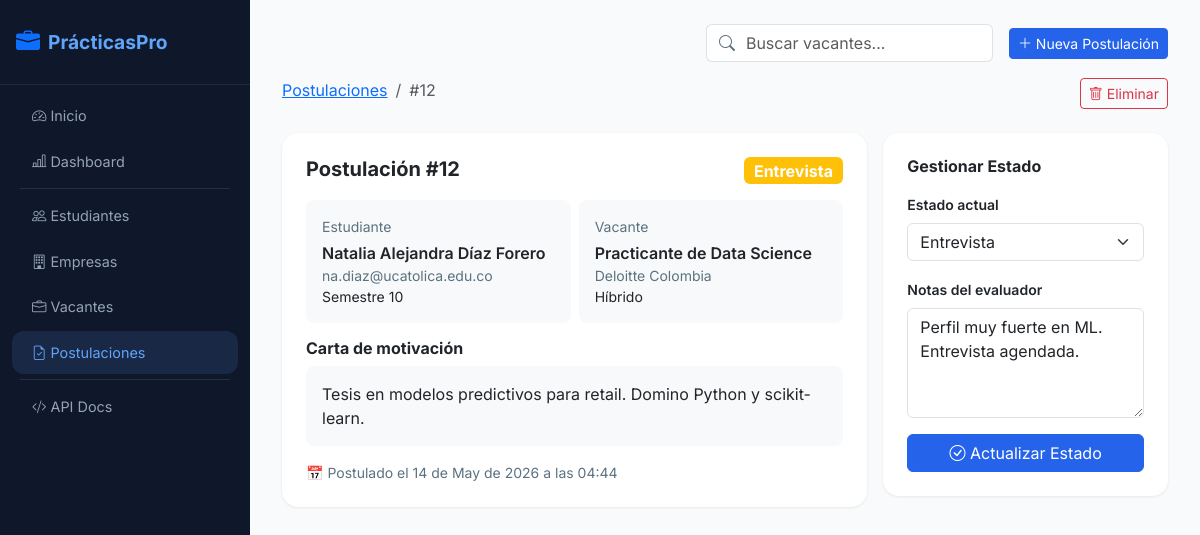
The app's page /postulaciones/12 with its own data.
### app/models/models.py (models this page shows)
class Postulacion(Base):
    __tablename__ = "postulaciones"
    id              = Column(Integer, primary_key=True, index=True)
    estudiante_id   = Column(Integer, ForeignKey("estudiantes.id"), nullable=False)
    vacante_id      = Column(Integer, ForeignKey("vacantes.id"), nullable=False)
    estado          = Column(SAEnum(EstadoPostulacionEnum), default=EstadoPostulacionEnum.pendiente)
    carta_motivacion = Column(Text)
    notas_evaluador  = Column(Text)
    fecha_postulacion = Column(DateTime, default=datetime.utcnow)
    updated_at       = Column(DateTime, default=datetime.utcnow, onupdate=datetime.utcnow)
    estudiante  = relationship("Estudiante", back_populates="postulaciones")
    vacante     = relationship("Vacante", back_populates="postulaciones")

class Estudiante(Base):
    __tablename__ = "estudiantes"
    id           = Column(Integer, primary_key=True, index=True)
    nombre       = Column(String(100), nullable=False)
    correo       = Column(String(150), unique=True, nullable=False, index=True)
    semestre     = Column(Integer, nullable=False)
    programa     = Column(String(100), default="Ingeniería de Sistemas")
    telefono     = Column(String(20))
    ciudad       = Column(String(80), default="Bogotá")
    foto_perfil  = Column(String(500))
    hoja_vida    = Column(String(500))   # PDF en Cloudinary
    activo       = Column(Boolean, default=True)
    created_at   = Column(DateTime, default=datetime.utcnow)
    updated_at   = Column(DateTime, default=datetime.utcnow, onupdate=datetime.utcnow)
    postulaciones = relationship("Postulacion", back_populates="estudiante", cascade="all, delete-orphan")

class Vacante(Base):
    __tablename__ = "vacantes"
    id           = Column(Integer, primary_key=True, index=True)
    titulo       = Column(String(150), nullable=False, index=True)
    descripcion  = Column(Text, nullable=False)
    requisitos   = Column(Text)
    salario      = Column(Numeric(12, 2))
    modalidad    = Column(SAEnum(ModalidadEnum), nullable=False)
    duracion_meses = Column(Integer, default=6)
    cupos        = Column(Integer, default=1)
    activa       = Column(Boolean, default=True)
    empresa_id   = Column(Integer, ForeignKey("empresas.id"), nullable=False)
    created_at   = Column(DateTime, default=datetime.utcnow)
    updated_at   = Column(DateTime, default=datetime.utcnow, onupdate=datetime.utcnow)
    empresa      = relationship("Empresa", back_populates="vacantes")
    postulaciones = relationship("Postulacion", back_populates="vacante", cascade="all, delete-orphan")

class Empresa(Base):
    __tablename__ = "empresas"
    id          = Column(Integer, primary_key=True, index=True)
    nombre      = Column(String(150), nullable=False, index=True)
    nit         = Column(String(20), unique=True, nullable=False)
    sector      = Column(SAEnum(SectorEnum), nullable=False)
    ciudad      = Column(String(80), nullable=False)
    direccion   = Column(String(200))
    sitio_web   = Column(String(200))
    descripcion = Column(Text)
    logo        = Column(String(500))   # URL Cloudinary
    contacto_nombre = Column(String(100))
    contacto_email  = Column(String(150))
    activo      = Column(Boolean, default=True)
    created_at  = Column(DateTime, default=datetime.utcnow)
    updated_at  = Column(DateTime, default=datetime.utcnow, onupdate=datetime.utcnow)
    vacantes    = relationship("Vacante", back_populates="empresa", cascade="all, delete-orphan")

### app/routers/postulaciones.py (the view)
@router.get("/{id}", response_class=HTMLResponse)
async def detalle_postulacion(request: Request, id: int, db: Session = Depends(get_db)):
    p = PostulacionRepository.obtener(db, id)
    if not p:
        raise HTTPException(status_code=404)
    return templates.TemplateResponse("postulaciones/detalle.html", {
        "request": request, "postulacion": p, "estados": ESTADOS,
    })

### app/templates/postulaciones/detalle.html (shortened to what this page needs)
{% extends "partials/base.html" %}
{% block content %}
<div class="d-flex justify-content-between mb-4">
  <nav aria-label="breadcrumb">
    <ol class="breadcrumb mb-1"><li class="breadcrumb-item"><a href="/postulaciones/">Postulaciones</a></li>
    <li class="breadcrumb-item active">#{{ postulacion.id }}</li></ol>
  </nav>
  <form method="post" action="/postulaciones/{{ postulacion.id }}/eliminar"
        onsubmit="return confirm('¿Eliminar esta postulación?')">
    <button type="submit" class="btn btn-outline-danger btn-sm"><i class="bi bi-trash"></i> Eliminar</button>
  </form>
</div>
<div class="row g-3">
  <div class="col-md-8">
    <div class="card p-4 mb-3">
      {% set ec = {'Pendiente':'secondary','En Revisión':'info','Entrevista':'warning','Aceptado':'success','Rechazado':'danger'} %}
      <div class="d-flex justify-content-between align-items-start mb-3">
        <h5 class="fw-bold mb-0">Postulación #{{ postulacion.id }}</h5>
        <span class="badge bg-{{ ec.get(postulacion.estado.value, 'secondary') }} fs-6">
          {{ postulacion.estado.value }}
        </span>
      </div>
      <div class="row g-2 mb-3">
        <div class="col-md-6">
          <div class="p-3 bg-light rounded-3">
            <div class="small text-muted mb-1">Estudiante</div>
            {% if postulacion.estudiante %}
            <div class="fw-semibold">{{ postulacion.estudiante.nombre }}</div>
            <div class="text-muted small">{{ postulacion.estudiante.correo }}</div>
            <div class="small">Semestre {{ postulacion.estudiante.semestre }}</div>
            {% endif %}
          </div>
        </div>
        <div class="col-md-6">
          <div class="p-3 bg-light rounded-3">
            <div class="small text-muted mb-1">Vacante</div>
            {% if postulacion.vacante %}
            <div class="fw-semibold">{{ postulacion.vacante.titulo }}</div>
            <div class="small text-muted">{{ postulacion.vacante.empresa.nombre if postulacion.vacante.empresa else '' }}</div>
            <div class="small">{{ postulacion.vacante.modalidad.value }}</div>
            {% endif %}
          </div>
        </div>
      </div>
      {% if postulacion.carta_motivacion %}
      <h6 class="fw-bold">Carta de motivación</h6>
      <p class="bg-light p-3 rounded-3">{{ postulacion.carta_motivacion }}</p>
      {% endif %}
      <div class="text-muted small">
        📅 Postulado el {{ postulacion.fecha_postulacion.strftime('%d de %B de %Y a las %H:%M') }}
      </div>
    </div>
  </div>
  <div class="col-md-4">
    <div class="card p-4">
      <h6 class="fw-bold mb-3">Gestionar Estado</h6>
      <form method="post" action="/postulaciones/{{ postulacion.id }}/estado">
        <div class="mb-3">
          <label class="form-label small fw-semibold">Estado actual</label>
          <select name="estado" class="form-select">
            {% for e in estados %}
            <option value="{{ e }}" {{ 'selected' if postulacion.estado.value == e else '' }}>{{ e }}</option>
            {% endfor %}
          </select>
        </div>
        <div class="mb-3">
          <label class="form-label small fw-semibold">Notas del evaluador</label>
          <textarea name="notas_evaluador" class="form-control" rows="4"
                    placeholder="Observaciones, feedback, próximos pasos...">{{ postulacion.notas_evaluador or '' }}</textarea>
        </div>
        <button type="submit" class="btn btn-primary w-100">
          <i class="bi bi-check-circle"></i> Actualizar Estado
        </button>
      </form>
    </div>
  </div>
</div>
{% endblock %}

### app/static/css/custom.css (style rules this page uses)
:root { --pp-primary: #2563eb; --pp-secondary: #6d28d9; --pp-surface: #ffffff; --pp-surface-alt: #f8fbff; --pp-text: #0f172a; --pp-muted: #64748b; --pp-border: rgba(37, 99, 235, 0.12); }
body { font-family: 'Inter', sans-serif; background: linear-gradient(180deg, #f8fbff 0%, #eef2ff 100%); color: var(--pp-text); }
.card, .hero-card, .overview-card { border-radius: 1.35rem; box-shadow: 0 22px 60px rgba(15, 23, 42, 0.08); border: 1px solid rgba(148, 163, 184, 0.12); }
.btn-primary { background-color: var(--pp-primary); border-color: var(--pp-primary); }
.text-muted { color: #5b7280 !important; }

### app/templates/partials/base.html (style rules this page uses)
:root { --pp-primary: #2563eb; --pp-secondary: #7c3aed; --pp-success: #059669; --pp-warning: #d97706; --pp-danger: #dc2626; --pp-dark: #0f172a; --pp-bg: #f8fafc; }
body { font-family: 'Inter', sans-serif; background: var(--pp-bg); color: #1e293b; }
.card { border: none; border-radius: 1rem; box-shadow: 0 1px 3px rgba(0,0,0,.08); }

### records on screen
Postulacion: id "12", estado.value "Entrevista", carta_motivacion "Tesis en modelos predictivos para retail. Domino Python y scikit-learn.", fecha_postulacion "14 de May de 2026 a las 04:44", notas_evaluador "Perfil muy fuerte en ML. Entrevista agendada."
Estudiante: estudiante.nombre "Natalia Alejandra Díaz Forero", estudiante.correo "na.diaz@ucatolica.edu.co", estudiante.semestre "10"
Vacante: vacante.titulo "Practicante de Data Science", vacante.modalidad.value "Híbrido"
Empresa: vacante.empresa "Deloitte Colombia"

### other values on screen
form field estado "Entrevista"
